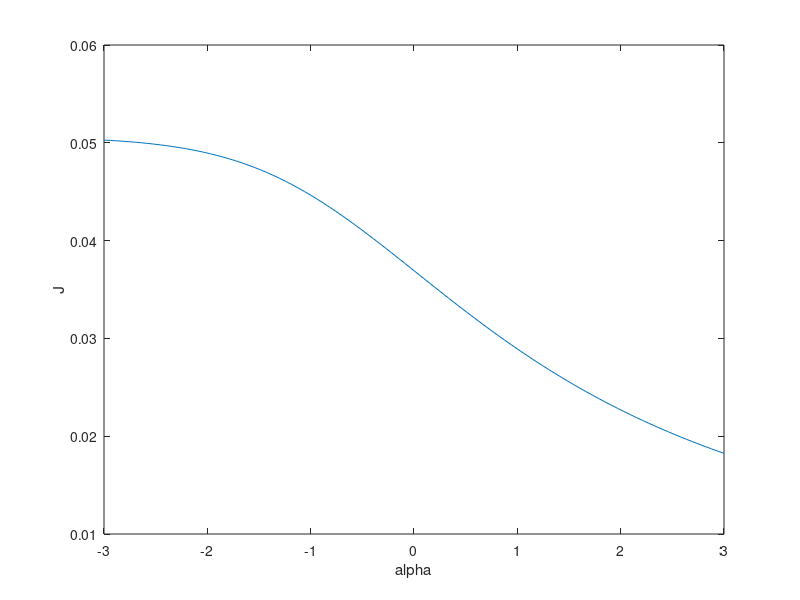

Write MATLAB code to recreate this figure.
%% 2x2 for phi_ij = Phi * j = pi * j
clear variables;
clc; clearvars;

% Create the bosonic creation and annihilation operators
S = 2;
s = arrayfun(@sqrt, 1:S);
a = sparse(diag(s, 1));         % Annihilation
a_d = sparse(diag(s, -1));      % Creation
n = sparse(diag(0:size(a)-1));  % Number operator = a * a_d
I = speye(size(a));
a1 = kron(a, kron(I, kron(I, I)));      % a_1
a2 = kron(I, kron(a, kron(I, I)));      % a_2
a3 = kron(I, kron(I, kron(a, I)));      % a_3
a4 = kron(I, kron(I, kron(I, a)));      % a_4
a_d1 = kron(a_d, kron(I, kron(I, I)));  % adagger_1
a_d2 = kron(I, kron(a_d, kron(I, I)));  % adagger_2
a_d3 = kron(I, kron(I, kron(a_d, I)));  % adagger_3
a_d4 = kron(I, kron(I, kron(I, a_d)));  % adagger_4
n1 = kron(n, kron(I, kron(I, I)));      % n_1
n2 = kron(I, kron(n, kron(I, I)));      % n_2
n3 = kron(I, kron(I, kron(n, I)));      % n_3
n4 = kron(I, kron(I, kron(I, n)));      % n_4
I4 = kron(I, kron(I, kron(I, I)));
% --------

U = 1;          % atom-atom interaction energy (in same site)
mu = 0.5;       % Middle of first lobe

% Create terms for the Hamiltonian
H1 = 0.5*U*(n1*(n1-I4)+n2*(n2-I4)+n3*(n3-I4)+n4*(n4-I4));
H2 = -mu*(n1+n2+n3+n4);

prec = 100;     % resolution of phase diagram

alpha_grid = linspace(-3, 3, prec);

beta = 1;
gamma = 1;
eta = 1;

points = [];

for i = 1:length(alpha_grid)
    alpha = alpha_grid(i);
    
    J_bounds = [0 1];
    while (range(J_bounds) > 1e-6)
        J = mean(J_bounds);
        
        o = 1e-10; % Small but finite guess of order parameters
        o1 = o;
        o2 = o;
        o3 = o;
        o4 = o;
        
        H_c = -J*(alpha*a_d1*a2+eta*a_d2*a3+beta*a_d3*a4+gamma*a_d4*a1);
        
        % Generate the Hamiltonian matrix from order parameter
        H_coup = -J*(alpha*(a2*o1+a_d1*o2-o1*o2*I4)+...
            gamma*(a1*o4+a_d4*o1-o4*o1*I4)+...
            beta*(a4*o3+a_d3*o4-o3*o4*I4)+...
            eta*(a3*o2+a_d2*o3-o2*o3*I4));
        H = H1 + H2 + H_c + H_c' + H_coup + H_coup';
        
        % Find the groundstate eigenvector gs
        % which has the minimum eigenvalue
        HH = full(H);
        [eigenvectors, eigenvalues] = eig(HH);
        [min_eig, min_eig_idx] = min(diag(eigenvalues));
        gs = eigenvectors(:, min_eig_idx);

        % New order parameters given by <gs | a | gs>
        o1n = gs' * a1 * gs;
        o2n = gs' * a2 * gs;
        o3n = gs' * a3 * gs;
        o4n = gs' * a4 * gs;
        o1nc = conj(o1n);
        o2nc = conj(o2n);
        o3nc = conj(o3n);
        o4nc = conj(o4n);

        % Magnitude of overall order parameter
        o_new = sqrt(o1n*o1nc + o2n*o2nc + o3n*o3nc + o4n*o4nc);
        
        if (o_new < o)          % Mott-Insulating
            J_bounds(1) = J;
        else                    % Superfluid
            J_bounds(2) = J;
        end
    end
    
    points = [points; [alpha, mean(J_bounds)]];
end
%%
plot(points(:, 1), points(:, 2));
xlabel("alpha");
ylabel("J");